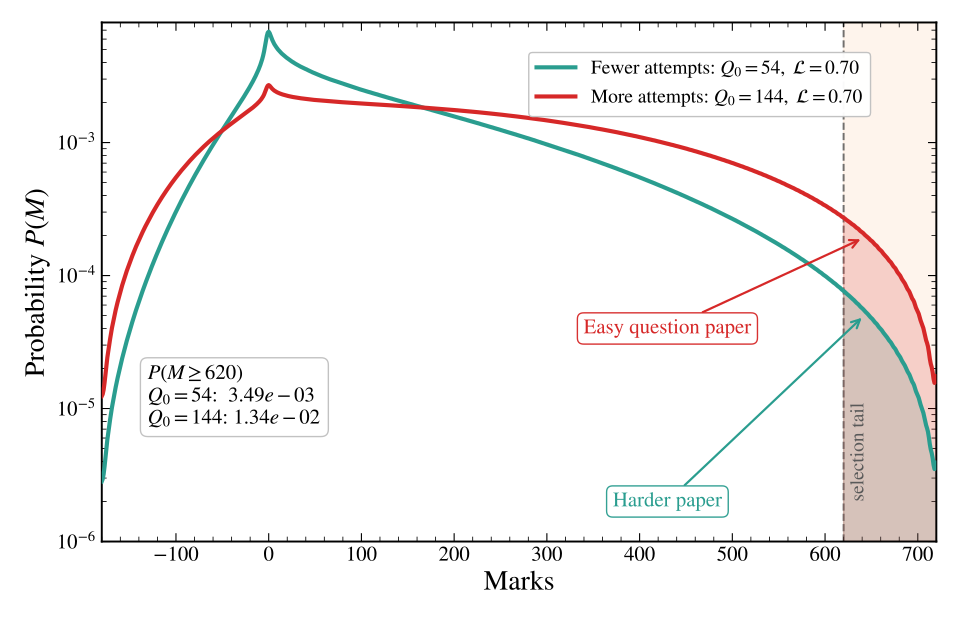

The script that saved this image:
#!/usr/bin/env python3

import numpy as np
import matplotlib.pyplot as plt
from scipy.ndimage import gaussian_filter1d
from matplotlib.ticker import AutoMinorLocator


# ==========================================================
# OUTPUT
# ==========================================================
FIG3_OUT = "fig3"


# ==========================================================
# STYLE
# ==========================================================
plt.rcParams.update({
    "font.family": "serif",
    "font.serif": ["STIXGeneral", "DejaVu Serif", "Times New Roman"],
    "mathtext.fontset": "stix",

    "font.size": 15,
    "axes.labelsize": 20,
    "axes.titlesize": 21,
    "xtick.labelsize": 15,
    "ytick.labelsize": 15,
    "legend.fontsize": 14,

    "figure.dpi": 130,
    "savefig.dpi": 400,

    "axes.linewidth": 1.4,
    "xtick.direction": "in",
    "ytick.direction": "in",
    "xtick.major.size": 6,
    "ytick.major.size": 6,
    "xtick.minor.size": 3.5,
    "ytick.minor.size": 3.5,

    "legend.frameon": True,
    "legend.framealpha": 0.96,
    "legend.edgecolor": "0.75",

    "axes.spines.top": True,
    "axes.spines.right": True,
})


# ==========================================================
# COLORS
# ==========================================================
COL_THIN = "#2a9d8f"
COL_FAT = "#d62828"
COL_SHADE = "#f4a261"
COL_GREY = "0.35"


# ==========================================================
# COMMON PARAMETERS
# ==========================================================
Q = 180
d = 4
M_MAX = d * Q          # 720
HIGH_CUTOFF = 620


# ==========================================================
# MODEL
# ==========================================================
def model_distribution(Q0, L, sigma_q, sigma_r):
    """
    Model:

        G(q) = exp[-(q-Q0)^2/(2 sigma_q^2)]

        F(r|q) = exp[-(r-L q)^2/(2 sigma_r^2)]

        M = 5r - q

        P(M) = sum_{q,r} delta_{M,5r-q} G(q) F(r|q)

    Here q is the number of attempted questions and r is the number
    of correct answers among those attempted questions.
    """

    m_values = np.arange(-Q, d * Q + 1, dtype=int)
    P = np.zeros_like(m_values, dtype=float)

    q_values = np.arange(0, Q + 1, dtype=int)

    G = np.exp(-0.5 * ((q_values - Q0) / sigma_q) ** 2)
    G /= np.sum(G)

    for q in q_values:
        r_values = np.arange(0, q + 1, dtype=int)

        if len(r_values) == 0:
            continue

        center = L * q

        F = np.exp(-0.5 * ((r_values - center) / sigma_r) ** 2)
        F_sum = np.sum(F)

        if F_sum == 0:
            continue

        F /= F_sum

        M_values = (d + 1) * r_values - q
        indices = M_values - m_values[0]

        P[indices] += G[q] * F

    P /= np.sum(P)

    return m_values, P


# ==========================================================
# PARAMETERS FOR COMPARISON
# ==========================================================
Q0_low = 54
L_low = 0.70
sigma_q_low = 0.4 * Q
sigma_r_low = 0.4 * Q

Q0_high = 144
L_high = 0.70
sigma_q_high = 0.4 * Q
sigma_r_high = 0.4 * Q


# ==========================================================
# COMPUTE DISTRIBUTIONS
# ==========================================================
m_low, P_low = model_distribution(
    Q0=Q0_low,
    L=L_low,
    sigma_q=sigma_q_low,
    sigma_r=sigma_r_low,
)

m_high, P_high = model_distribution(
    Q0=Q0_high,
    L=L_high,
    sigma_q=sigma_q_high,
    sigma_r=sigma_r_high,
)


# Smooth only for visual envelope
P_low_env = gaussian_filter1d(P_low, sigma=2.0)
P_high_env = gaussian_filter1d(P_high, sigma=2.0)


# Avoid zeros on log scale
P_floor = 1e-6
P_low_plot = np.maximum(P_low_env, P_floor)
P_high_plot = np.maximum(P_high_env, P_floor)


# Tail probabilities
tail_low = np.sum(P_low[m_low >= HIGH_CUTOFF])
tail_high = np.sum(P_high[m_high >= HIGH_CUTOFF])

print("Model figure tail probabilities:")
print(f"Harder-paper model P(M >= {HIGH_CUTOFF}) = {tail_low:.4e}")
print(f"Easy-paper model   P(M >= {HIGH_CUTOFF}) = {tail_high:.4e}")

if tail_low > 0:
    print(f"Tail ratio = {tail_high / tail_low:.2f}")


# ==========================================================
# PLOT
# ==========================================================
fig, ax = plt.subplots(figsize=(9.6, 6.2))


# Tail region
ax.axvspan(
    HIGH_CUTOFF,
    M_MAX,
    color=COL_SHADE,
    alpha=0.12,
    zorder=0,
)

ax.axvline(
    HIGH_CUTOFF,
    color=COL_GREY,
    lw=1.4,
    ls="--",
    alpha=0.85,
    zorder=1,
)


# Main curves
ax.semilogy(
    m_low,
    P_low_plot,
    color=COL_THIN,
    lw=3.0,
    label=(
        rf"Fewer attempts: "
        rf"$Q_0={Q0_low:.0f},\ \mathcal{{L}}={L_low:.2f}$"
    ),
    zorder=3,
)

ax.semilogy(
    m_high,
    P_high_plot,
    color=COL_FAT,
    lw=3.0,
    label=(
        rf"More attempts: "
        rf"$Q_0={Q0_high:.0f},\ \mathcal{{L}}={L_high:.2f}$"
    ),
    zorder=4,
)


# Tail fill
mask_low = m_low >= HIGH_CUTOFF
mask_high = m_high >= HIGH_CUTOFF

ax.fill_between(
    m_low[mask_low],
    P_floor,
    P_low_plot[mask_low],
    color=COL_THIN,
    alpha=0.18,
    zorder=2,
)

ax.fill_between(
    m_high[mask_high],
    P_floor,
    P_high_plot[mask_high],
    color=COL_FAT,
    alpha=0.18,
    zorder=2,
)


# Tail probability box
tail_text = (
    rf"$P(M\geq {HIGH_CUTOFF})$" "\n"
    rf"$Q_0=54$:  ${tail_low:.2e}$" "\n"
    rf"$Q_0=144$: ${tail_high:.2e}$"
)

ax.text(
    0.055,
    0.34,
    tail_text,
    transform=ax.transAxes,
    ha="left",
    va="top",
    fontsize=15,
    bbox=dict(
        boxstyle="round,pad=0.35",
        fc="white",
        ec="0.75",
        alpha=0.96,
    ),
    zorder=10,
)


# Annotations
x_annot = 645

y_fat = P_high_plot[np.argmin(np.abs(m_high - x_annot))]
y_thin = P_low_plot[np.argmin(np.abs(m_low - x_annot))]

ax.annotate(
    "Easy question paper",
    xy=(x_annot, y_fat),
    xytext=(430, 4e-5),
    arrowprops=dict(
        arrowstyle="->",
        lw=1.6,
        color=COL_FAT,
        shrinkA=0,
        shrinkB=5,
    ),
    color=COL_FAT,
    fontsize=15,
    ha="center",
    va="center",
    bbox=dict(
        boxstyle="round,pad=0.30",
        fc="white",
        ec=COL_FAT,
        alpha=0.95,
    ),
    zorder=10,
)

ax.annotate(
    "Harder paper",
    xy=(x_annot, y_thin),
    xytext=(430, 2e-6),
    arrowprops=dict(
        arrowstyle="->",
        lw=1.6,
        color=COL_THIN,
        shrinkA=0,
        shrinkB=5,
    ),
    color=COL_THIN,
    fontsize=15,
    ha="center",
    va="center",
    bbox=dict(
        boxstyle="round,pad=0.30",
        fc="white",
        ec=COL_THIN,
        alpha=0.95,
    ),
    zorder=10,
)


# Tail label
ax.text(
    HIGH_CUTOFF + 7,
    2e-6,
    "selection tail",
    fontsize=14,
    rotation=90,
    va="bottom",
    ha="left",
    color=COL_GREY,
)


# Axes
ax.set_xlabel("Marks")
ax.set_ylabel(r"Probability $P(M)$")

ax.set_xlim(-Q, M_MAX)
ax.set_ylim(P_floor, 8e-3)

ax.xaxis.set_minor_locator(AutoMinorLocator())
ax.tick_params(which="both", top=True, right=True)

ax.legend(
    loc="lower left",
    bbox_to_anchor=(0.5, 0.8),
    fontsize=14,
)

fig.tight_layout()

fig.savefig(FIG3_OUT + ".png")
fig.savefig(FIG3_OUT + ".pdf")

print(f"Saved {FIG3_OUT}.png and {FIG3_OUT}.pdf")
